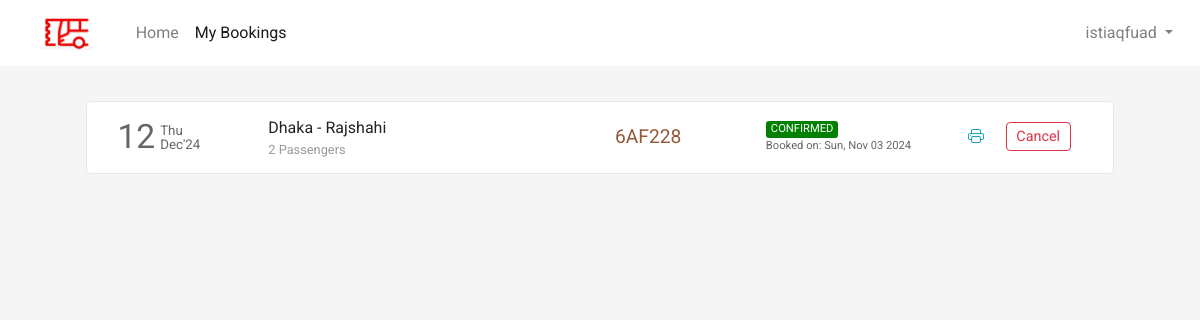
The app's page /bus/bookings (signed in), older data.
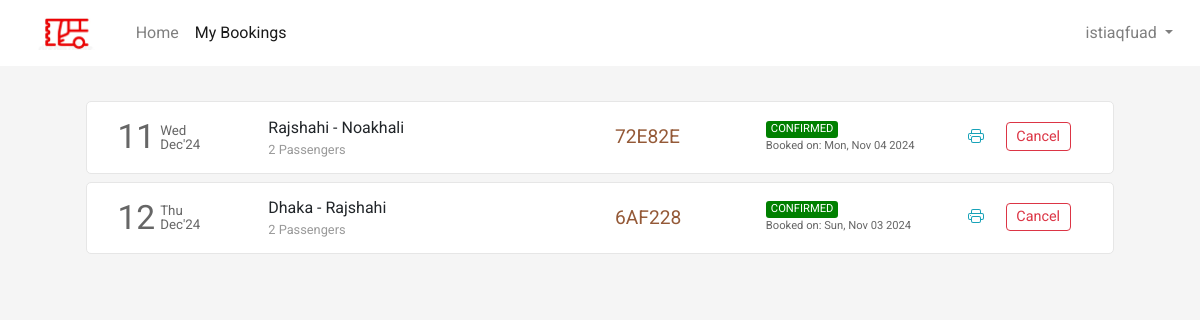
The same page, newer data.
### flight/models.py (models this page shows, shortened)
class User(AbstractUser):
    def __str__(self):
        return f"{self.id}: {self.username}"

class Ticket(models.Model):
    user = models.ForeignKey(
        User, on_delete=models.CASCADE, related_name="bookings", blank=True, null=True
    )
    num_passenger = models.IntegerField(null=True)
    bus = models.ForeignKey(
        Bus, on_delete=models.CASCADE, related_name="buses", blank=True, null=True
    )
    ref_no = models.CharField(max_length=10, blank=True)
    seats = models.ManyToManyField(Seat, related_name="tickets")
    bus_date = models.DateTimeField(blank=True, null=True)
    bus_fare = models.FloatField(blank=True, null=True)
    other_charges = models.FloatField(blank=True, null=True)
    coupon_used = models.ForeignKey(
        Coupon, on_delete=models.CASCADE, related_name="coupons", blank=True, null=True
    )
    total_fare = models.FloatField(blank=True, null=True)
    seat_class = models.CharField(max_length=20, choices=SEAT_CLASS)
    booking_date = models.DateTimeField(default=timezone.now)
    mobile = models.CharField(max_length=20, blank=True)
    email = models.EmailField(max_length=45, blank=True)
    status = models.CharField(max_length=45, choices=TICKET_STATUS)

class Bus(models.Model):
    origin = models.ForeignKey(
        Place, on_delete=models.CASCADE, related_name="departures"
    )
    destination = models.ForeignKey(
        Place, on_delete=models.CASCADE, related_name="arrivals"
    )
    depart_time = models.TimeField(auto_now=False, auto_now_add=False)
    depart_day = models.ManyToManyField(Week, related_name="bus_of_the_day")
    seat_class = models.CharField(max_length=20, choices=SEAT_CLASS)
    fare = models.FloatField()

class Place(models.Model):
    city = models.CharField(max_length=64)
    code = models.CharField(max_length=3)

### flight/views.py (the view)
# urls.py: path("bus/bookings", views.bookings, name="bookings"),
def bookings(request):
    if request.user.is_authenticated:
        tickets = Ticket.objects.filter(user=request.user).order_by("-booking_date")
        return render(
            request, "flight/bookings.html", {"page": "bookings", "tickets": tickets}
        )
    else:
        return HttpResponseRedirect(reverse("login"))

### flight/templates/flight/bookings.html (shortened to what this page needs)
{% extends 'flight/layout.html' %}
{% load static %}
{% block head %}
    <link rel="stylesheet" href="{% static 'css/bookings_style.css' %}">
{% endblock head %}
{% block body %}
    <section class="section section1">
        <div class="container">
            {% if tickets %}
                {% for ticket in tickets %}
                    <div class="row each-booking-div" id="{{ticket.ref_no}}">
                        <div class="col-2" style="display: flex;">
                            <div style="display: flex; color: #666666; margin-top: auto;">
                                <div>
                                    <span style="font-size: 2.1em;">{{ticket.bus_date | date:"d"}}</span>
                                </div>
                                <div style="font-size: smaller; display: flex; margin: auto 0; padding-left: 5px; line-height: 1em;">
                                    <div style="margin: auto;">
                                        <div style="margin-bottom: 1px;">{{ticket.bus_date | date:"D"}}</div>
                                        <div style="margin-top: 1px;">{{ticket.bus_date | date:"M'y"}}</div>
                                    </div>
                                </div>
                            </div>
                        </div>
                        <div class="col-4 middle-div">
                            <div style="width:100%">
                                <div class="row places-div" style=" display: flex;">
                                    <div style="max-width: 45%;">{{ticket.bus.origin.city}}</div>
                                    <div>&nbsp;-&nbsp;</div>
                                    <div style="max-width: 45%;">{{ticket.bus.destination.city}}</div>
                                </div>
                                <div class="row places-div" style="font-size: .8em; color: #999999; ">
                                    <div style="max-width: 100%;">{{ticket.num_passenger}} Passengers</div>
                                </div>
                            </div>
                        </div>
                        <div class="col-2 middle-div">
                            <div style="font-size: 1.2em; color: #945937;">{{ticket.ref_no}}</div>
                        </div>
                        <div class="col-2 middle-div">
                            <div>
                                <div class="row status-div">
                                    {% if ticket.status == 'CONFIRMED' %}
                                        <div class="green">{{ticket.status}}</div>
                                    {% endif %}
                                </div>
                                <div class="row booking-date-div" style="font-size: .7em; color: #666;">
                                    {% if ticket.status == 'CONFIRMED' %}
                                        Booked on: {{ticket.booking_date | date:"D, M d Y"}}
                                    {% endif %}
                                </div>
                            </div>
                        </div>
                        <div class="col-2 last-div">
                            <div>
                                <div class="ticket-action-div">
                                    {% if ticket.status == 'CONFIRMED' %}
                                        <form action="{% url 'getticket' %}" method="get" target="_blank">
                                            <button type="submit" class="btn btn-outline-info btnp pbtn">
                                            </button>
                                        </form>
                                        <button class="btn btn-outline-danger btnp cbtn"  data-ref="{{ticket.ref_no}}" onclick="popup(this)">Cancel</button>
                                    {% endif %}
                                </div>
                            </div>
                        </div>
                    </div>
                {% endfor %}
            {% endif %}
        </div>
    </section>
{% endblock %}

### flight/templates/flight/layout.html (shortened to what this page needs)
{% load static %}
<!DOCTYPE html>
<html lang="en">
<head>
  <link rel="stylesheet" href="https://stackpath.bootstrapcdn.com/bootstrap/4.4.1/css/bootstrap.min.css">
  <link rel="stylesheet" href="https://use.typekit.net/cav5lva.css">
  <link rel="stylesheet" href="{% static 'css/layout_style.css' %}">
  {% block head %}
  {% endblock %}
</head>
<body>
  <div class="container-fluid">
    <nav class="navbar navbar-expand-lg navbar-light">
      <a class="navbar-brand" href="{% url 'index' %}">
          <img src="{% static 'img/icon_logo1.png' %}" height="34" alt="">
      </a>
      <div class="collapse navbar-collapse" id="navbarSupportedContent">
        <ul class="navbar-nav mr-auto">
          <li class="nav-item {% if not page %}active{% endif %}">
            <a class="nav-link" href="{% url 'index' %}">Home</a>
          </li>
          <li class="nav-item {% if page == 'bookings' %}active{% endif %}">
            <a class="nav-link" href="{% url 'bookings' %}">My Bookings</a>
          </li>
        </ul>
        <ul class="navbar-nav">
          {% if not user.is_authenticated %}
            <li class="nav-item">
              <button class="btn btn-outline-danger" style="border-radius: 25rem;" onclick="window.location.href = '/login';">
                <svg width="1.1em" height="1.1em" viewBox="0 1.5 16 16" class="bi bi-person-fill" fill="currentColor" xmlns="http://www.w3.org/2000/svg">
                  <path fill-rule="evenodd" d="M3 14s-1 0-1-1 1-4 6-4 6 3 6 4-1 1-1 1H3zm5-6a3 3 0 1 0 0-6 3 3 0 0 0 0 6z"/>
                </svg>
                Login
              </button>
            </li>
          {% else %}
            <li class="nav-item dropdown my-account">
              <a class="nav-link dropdown-toggle" href="#" id="navbarDropdown" role="button" data-toggle="dropdown" aria-haspopup="true" aria-expanded="false">
                {% if user.is_authenticated %}
                  {{user.username}}
                {% endif %}
              </a>
            </li>
          {% endif %}
        </ul>
      </div>
    </nav>
    <main>
      {% block body %}{% endblock %}
    </main>
  </div>
</body>
</html>

### flight/static/css/layout_style.css (style rules this page uses)
body { margin: 0px; padding: 0px; font-family: "Rubik", sans-serif; font-weight: normal; font-style: normal; min-width: 250px; }
.container-fluid { padding-left: 0px; padding-right: 0px; }
.navbar { padding: 0.7rem 1.2rem; background-color: #fff; transition-duration: 0.2s; }
.section { background-size: cover; background-position: center; background-repeat: no-repeat; padding: 30px 50px; min-height: 100vh; }

### flight/static/css/bookings_style.css (style rules this page uses)
* { font-family: 'Roboto', sans-serif; }
body { background-color: #f5f5f5; word-wrap: break-word; }
.container { cursor: pointer; }
.each-booking-div { width: 96%; margin: 5px auto 8px auto; transition-duration: .4s; padding: 10px 15px; background-color: #fff; border: 1px solid #e6e6e6; border-radius: 5px; }
.btnp { padding: .15rem .6rem; font-size: .9em; margin-top: 3px; margin-bottom: 5px; }
.each-booking-div > div { display: flex; overflow: auto; }
.each-booking-div > div > div { margin-top: auto; margin-bottom: auto; width: 100%; }
.green, .red, .orange { border-radius: 3px; color: white; padding-left: 5px; padding-right: 5px; font-size: .7em; }
.green { background-color: green; }
.ticket-action-div { display: flex; justify-content: space-evenly; }
.pbtn, .rbtn { border: 0; }

Row changes from the older to the newer data that the page shows:
added Ticket: bus_date "11", bus_date "Wed", bus_date "Dec'24", bus.origin.city "Rajshahi", bus.destination.city "Noakhali", num_passenger "2", ref_no "72E82E", status "CONFIRMED", booking_date "Mon, Nov 04 2024"
